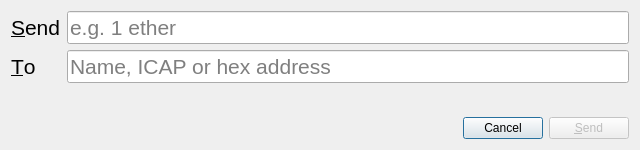
<?xml version="1.0" encoding="UTF-8"?>
<ui version="4.0">
 <class>SendDialog</class>
 <widget class="QDialog" name="SendDialog">
  <property name="geometry">
   <rect>
    <x>0</x>
    <y>0</y>
    <width>640</width>
    <height>150</height>
   </rect>
  </property>
  <property name="minimumSize">
   <size>
    <width>640</width>
    <height>150</height>
   </size>
  </property>
  <property name="maximumSize">
   <size>
    <width>640</width>
    <height>150</height>
   </size>
  </property>
  <property name="windowTitle">
   <string>Dialog</string>
  </property>
  <layout class="QVBoxLayout" name="verticalLayout">
   <item>
    <layout class="QGridLayout" name="gridLayout">
     <property name="sizeConstraint">
      <enum>QLayout::SetFixedSize</enum>
     </property>
     <item row="0" column="0" rowspan="2">
      <widget class="QLabel" name="label_2">
       <property name="styleSheet">
        <string notr="true">font-size: 16pt</string>
       </property>
       <property name="text">
        <string>&amp;Send</string>
       </property>
       <property name="alignment">
        <set>Qt::AlignLeading|Qt::AlignLeft|Qt::AlignVCenter</set>
       </property>
       <property name="buddy">
        <cstring>value</cstring>
       </property>
      </widget>
     </item>
     <item row="2" column="0" rowspan="2">
      <widget class="QLabel" name="label">
       <property name="styleSheet">
        <string notr="true">font-size: 16pt</string>
       </property>
       <property name="text">
        <string>&amp;To</string>
       </property>
       <property name="buddy">
        <cstring>to</cstring>
       </property>
      </widget>
     </item>
     <item row="0" column="1" rowspan="2">
      <widget class="QLineEdit" name="value">
       <property name="styleSheet">
        <string notr="true">font-size: 16pt</string>
       </property>
       <property name="inputMask">
        <string/>
       </property>
       <property name="text">
        <string/>
       </property>
       <property name="placeholderText">
        <string>e.g. 1 ether</string>
       </property>
      </widget>
     </item>
     <item row="2" column="1" rowspan="2">
      <widget class="QLineEdit" name="to">
       <property name="styleSheet">
        <string notr="true">font-size: 16pt</string>
       </property>
       <property name="text">
        <string/>
       </property>
       <property name="placeholderText">
        <string>Name, ICAP or hex address</string>
       </property>
      </widget>
     </item>
    </layout>
   </item>
   <item>
    <spacer name="verticalSpacer">
     <property name="orientation">
      <enum>Qt::Vertical</enum>
     </property>
     <property name="sizeHint" stdset="0">
      <size>
       <width>20</width>
       <height>9</height>
      </size>
     </property>
    </spacer>
   </item>
   <item>
    <layout class="QHBoxLayout" name="horizontalLayout">
     <item>
      <widget class="QLabel" name="problem">
       <property name="styleSheet">
        <string notr="true">color: darkred</string>
       </property>
       <property name="text">
        <string/>
       </property>
      </widget>
     </item>
     <item>
      <spacer name="horizontalSpacer">
       <property name="orientation">
        <enum>Qt::Horizontal</enum>
       </property>
       <property name="sizeHint" stdset="0">
        <size>
         <width>40</width>
         <height>20</height>
        </size>
       </property>
      </spacer>
     </item>
     <item>
      <widget class="QPushButton" name="cancel">
       <property name="text">
        <string>Cancel</string>
       </property>
       <property name="shortcut">
        <string>Esc</string>
       </property>
      </widget>
     </item>
     <item>
      <widget class="QPushButton" name="send">
       <property name="enabled">
        <bool>false</bool>
       </property>
       <property name="text">
        <string>&amp;Send</string>
       </property>
       <property name="default">
        <bool>false</bool>
       </property>
      </widget>
     </item>
    </layout>
   </item>
  </layout>
 </widget>
 <resources/>
 <connections/>
</ui>
